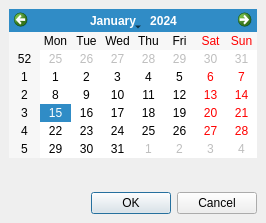
<ui version="4.0" >
 <class>IDateInputDialog</class>
 <widget class="QDialog" name="IDateInputDialog" >
  <property name="windowModality" >
   <enum>Qt::WindowModal</enum>
  </property>
  <property name="geometry" >
   <rect>
    <x>0</x>
    <y>0</y>
    <width>247</width>
    <height>223</height>
   </rect>
  </property>
  <property name="windowTitle" >
   <string>Set Expiry Date Dialog</string>
  </property>
  <layout class="QVBoxLayout" >
   <property name="margin" >
    <number>9</number>
   </property>
   <property name="spacing" >
    <number>6</number>
   </property>
   <item>
    <layout class="QHBoxLayout" >
     <property name="margin" >
      <number>0</number>
     </property>
     <property name="spacing" >
      <number>6</number>
     </property>
     <item>
      <widget class="QCalendarWidget" name="mpCalendarWidget" >
       <property name="windowModality" >
        <enum>Qt::NonModal</enum>
       </property>
       <property name="firstDayOfWeek" >
        <enum>Qt::Monday</enum>
       </property>
      </widget>
     </item>
     <item>
      <spacer>
       <property name="orientation" >
        <enum>Qt::Horizontal</enum>
       </property>
       <property name="sizeHint" >
        <size>
         <width>40</width>
         <height>20</height>
        </size>
       </property>
      </spacer>
     </item>
    </layout>
   </item>
   <item>
    <spacer>
     <property name="orientation" >
      <enum>Qt::Vertical</enum>
     </property>
     <property name="sizeHint" >
      <size>
       <width>20</width>
       <height>40</height>
      </size>
     </property>
    </spacer>
   </item>
   <item>
    <widget class="QDialogButtonBox" name="buttonBox" >
     <property name="orientation" >
      <enum>Qt::Horizontal</enum>
     </property>
     <property name="standardButtons" >
      <set>QDialogButtonBox::Cancel|QDialogButtonBox::NoButton|QDialogButtonBox::Ok</set>
     </property>
    </widget>
   </item>
  </layout>
 </widget>
 <resources/>
 <connections>
  <connection>
   <sender>buttonBox</sender>
   <signal>accepted()</signal>
   <receiver>IDateInputDialog</receiver>
   <slot>accept()</slot>
   <hints>
    <hint type="sourcelabel" >
     <x>248</x>
     <y>254</y>
    </hint>
    <hint type="destinationlabel" >
     <x>157</x>
     <y>274</y>
    </hint>
   </hints>
  </connection>
  <connection>
   <sender>buttonBox</sender>
   <signal>rejected()</signal>
   <receiver>IDateInputDialog</receiver>
   <slot>reject()</slot>
   <hints>
    <hint type="sourcelabel" >
     <x>316</x>
     <y>260</y>
    </hint>
    <hint type="destinationlabel" >
     <x>286</x>
     <y>274</y>
    </hint>
   </hints>
  </connection>
 </connections>
</ui>
